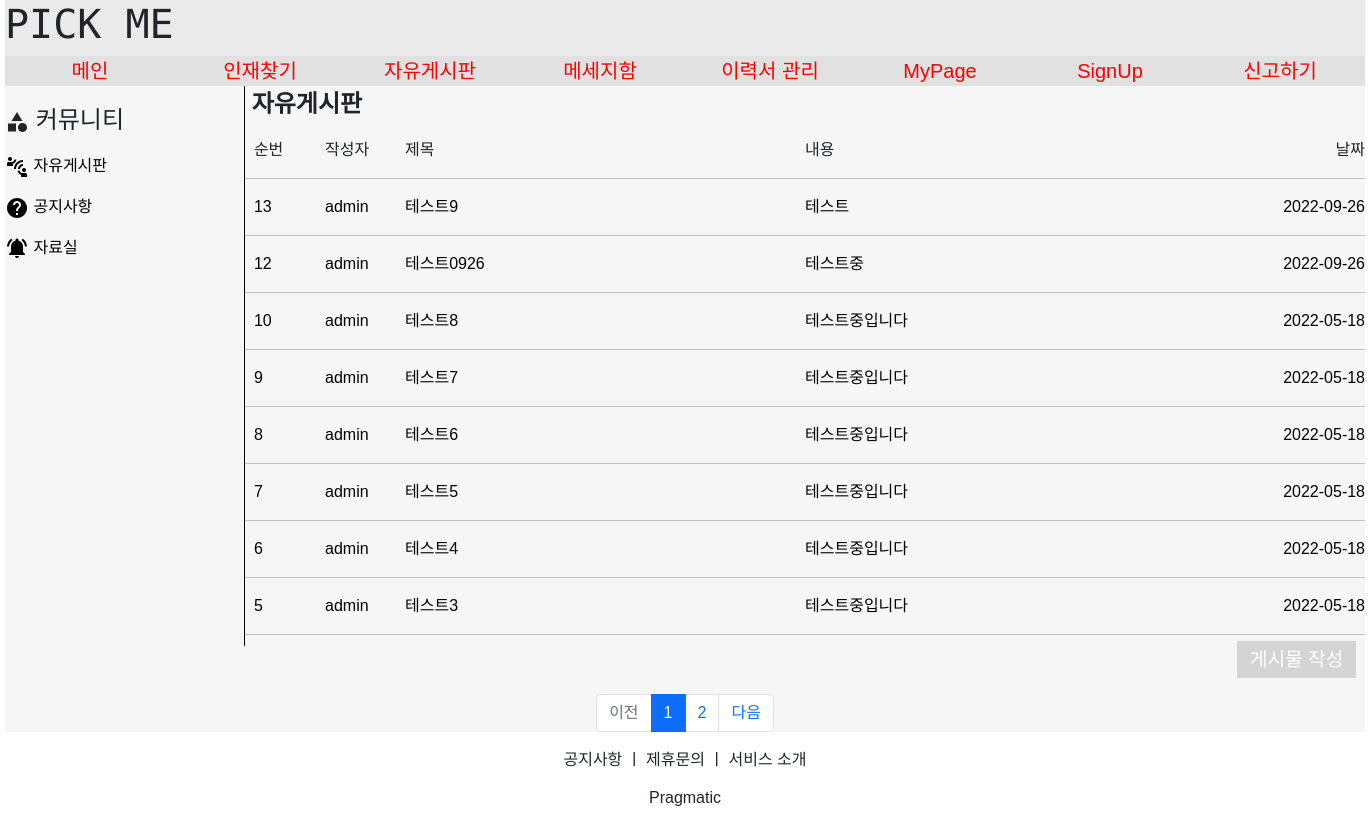
The app's page /board/board_list with its own data.
### boardapp/models.py (models this page shows)
class Board_Model(models.Model):
    board_user = models.ForeignKey(MyUser, on_delete=models.CASCADE, related_name='board_user')
    board_title = models.CharField(max_length=2000)
    board_detail = models.TextField()
    board_date_time = models.DateTimeField(auto_now=True)
    board_file = models.FileField(upload_to='board/', null=True, blank=True)

### accountapp/models.py (models this page shows)
class MyUser(AbstractUser):
    nickname = models.CharField(max_length=20, unique=True)
    company_group = models.CharField(max_length=100)
    company_number = models.CharField(max_length=200)
    company_name = models.CharField(max_length=200)
    company_ceo = models.CharField(max_length=100)
    company_logo = models.FileField(upload_to='company_logo/', null=True, blank=True)
    company_phone_number = models.CharField(max_length=100)
    company_paper = models.FileField(upload_to='company_paper/', null=True, blank=True)
    sos_report = models.IntegerField(default=0)

### boardapp/views.py (the view)
# urls.py: path('board_list', views.board_list, name='board_list'),
def board_list(request):
    context={}
    page = request.GET.get('page', '1')
    board = Board_Model.objects.all().order_by('-board_date_time')
    count = len(board)
    paginator = Paginator(board, 8)
    page_obj = paginator.get_page(page)
    context['board'] = page_obj
    context['count'] = count
    return render(request, 'board_list.html', context)

### boardapp/templates/board_list.html (shortened to what this page needs)
{% extends 'base-board.html' %}
{% block content %}
    {% load static %}
    <link rel="stylesheet" href="{% static 'css/board.css' %}">
    <div class="board_content">
        <div class="board_menu">
            <div class="self_margin"></div>
            <div style="font-size:1.5rem;">
                <i style="vertical-align:middle;" class="material-icons">category</i>
                커뮤니티
            </div>
            <div>
                <a href="{% url 'boardapp:board_list' %}">
                    <i style="vertical-align:middle;" class="material-icons">connect_without_contact</i>
                    자유게시판
                </a>
                <a href="{% url 'boardapp:board_gonge_list' %}">
                    <i style="vertical-align:middle;" class="material-icons">help</i>
                    공지사항
                </a>
                <a href="{% url 'boardapp:board_jaro_list' %}">
                    <i style="vertical-align:middle;" class="material-icons">notifications_active</i>
                    자료실
                </a>
            </div>
        </div>
        <div class="board_list">
            <div style="font-size:1.5rem; font-weight:bold;">
                &nbsp;자유게시판
            </div>
            <div class="board_main">
                <div style="width:5rem; height:1.5rem; overflow:hidden; text-overflow:ellipsis;">
                    &nbsp;
                    순번
                </div>
                <div style="width:5rem; height:1.5rem; overflow:hidden; text-overflow:ellipsis;">
                    작성자
                </div>
                <div style="width:25rem; height:1.5rem; overflow:hidden; text-overflow:ellipsis;">
                    제목
                </div>
                <div style="width:25rem; height:1.5rem; overflow:hidden; text-overflow:ellipsis;">
                    내용
                </div>
                <div style="width:10rem; display:flex;">
                    <div style="margin-left:auto;">
                        날짜
                    </div>
                </div>
            </div>
            <hr>
            {% for list in board %}
                <a href="{% url 'boardapp:board_detail' title=list.pk %}">
                    <div class="board_main">
                        <div style="width:5rem; height:1.5rem; overflow:hidden; text-overflow:ellipsis;">
                            {{ list.pk }}
                        </div>
                        <div style="width:5rem; height:1.5rem; overflow:hidden; text-overflow:ellipsis;">
                            {{ list.board_user }}
                        </div>
                        <div style="width:25rem; height:1.5rem; overflow:hidden; text-overflow:ellipsis;">
                            {{ list.board_title }}
                        </div>
                        <div style="width:25rem; height:1.5rem; overflow:hidden; text-overflow:ellipsis;">
                            {{ list.board_detail }}
                        </div>
                        <div style="width:10rem; display:flex;">
                            <div style="margin-left:auto;">
                                {{ list.board_date_time|date:"Y-m-d" }}
                            </div>
                        </div>
                    </div>
                </a>
                <hr>
            {% endfor %}
        </div>
    </div>
    <div style="width:8rem; height:3rem; margin-left:auto;">
        <a href="{% url 'boardapp:board_write' pk=1 %}" style="margin-left:auto;">
            <span class="board_push">게시물 작성</span>
        </a>
    </div>
    <ul class="pagination justify-content-center">
        {% if board.has_previous %}
            <li class="page-item">
                <a class="page-link" href="?page={{ board.previous_page_number }}">이전</a>
            </li>
        {% else %}
            <li class="page-item disabled">
                <a class="page-link" tabindex="-1" aria-disabled="true" href="#">이전</a>
            </li>
        {% endif %}
        {% for page_number in board.paginator.page_range %}
            {% if page_number >= board.number|add:-5 and page_number <= board.number|add:5 %}
                {% if page_number == board.number %}
                    <li class="page-item active" aria-current="page">
                        <a class="page-link" href="?page={{ page_number }}">{{ page_number }}</a>
                    </li>
                {% else %}
                    <li class="page-item">
                        <a class="page-link" href="?page={{ page_number }}">{{ page_number }}</a>
                    </li>
                {% endif %}
            {% endif %}
        {% endfor %}
        {% if board.has_next %}
            <li class="page-item">
                <a class="page-link" href="?page={{ board.next_page_number }}">다음</a>
            </li>
        {% else %}
            <li class="page-item disabled">
                <a class="page-link" tabindex="-1" aria-disabled="true" href="#">다음</a>
            </li>
        {% endif %}
    </ul>
{% endblock %}

### static/css/board.css (style rules this page uses)
* { font-family: 'Noto Sans KR', sans-serif; }
a { color:#000000; }
.board_content { width:85rem; height:70vh; display:flex; }
.board_menu { width:15rem; height:70vh; border-right:1px solid black; }
.board_list { width:70rem; height:70vh; }
.board_push { font-size:1.2rem; padding:0.5rem 0.8rem; background:#D4D4D4; color:#FFFFFF; }
.board_main { display:flex; }
.self_margin { width:5rem; height:1rem; }

### templates/head-board.html (style rules this page uses)
a { text-decoration:none }

### records on screen
Board_Model: pk "13", board_user "admin", board_title "테스트9", board_detail "테스트", board_date_time "2022-09-26"
Board_Model: pk "12", board_user "admin", board_title "테스트0926", board_detail "테스트중", board_date_time "2022-09-26"
Board_Model: pk "10", board_user "admin", board_title "테스트8", board_detail "테스트중입니다", board_date_time "2022-05-18"
Board_Model: pk "9", board_user "admin", board_title "테스트7", board_detail "테스트중입니다", board_date_time "2022-05-18"
Board_Model: pk "8", board_user "admin", board_title "테스트6", board_detail "테스트중입니다", board_date_time "2022-05-18"
Board_Model: pk "7", board_user "admin", board_title "테스트5", board_detail "테스트중입니다", board_date_time "2022-05-18"
Board_Model: pk "6", board_user "admin", board_title "테스트4", board_detail "테스트중입니다", board_date_time "2022-05-18"
Board_Model: pk "5", board_user "admin", board_title "테스트3", board_detail "테스트중입니다", board_date_time "2022-05-18"

### other values on screen
{{ page_number }} "1"
{{ page_number }} "2"
